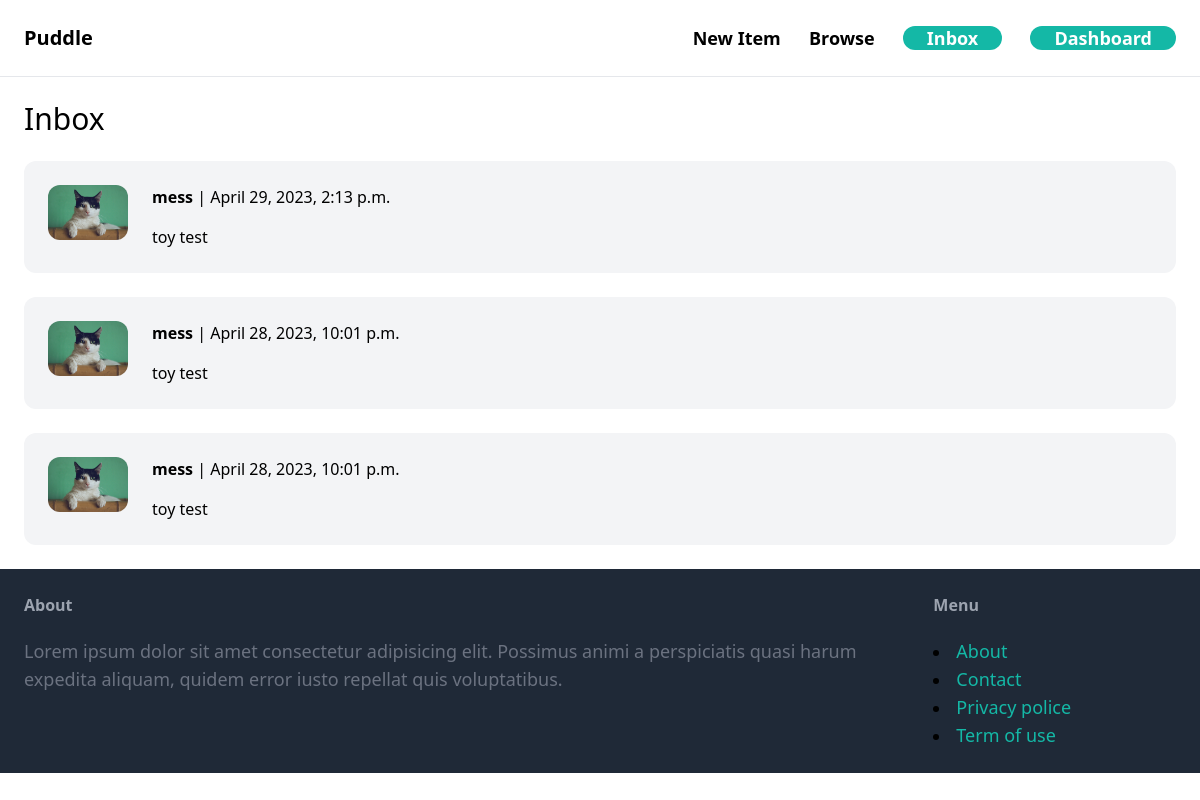
The page /inbox/ (signed in) on the database its author committed.
### conversation/models.py (models this page shows)
class Conversation(models.Model):
    item = models.ForeignKey(Item, related_name='conversations', on_delete=models.CASCADE)
    members = models.ManyToManyField(User, related_name='conversations')
    created_at = models.DateTimeField(auto_now_add=True)
    modified_at = models.DateTimeField(auto_now=True)
    class Meta:
        ordering = ('-modified_at',)

### item/models.py (models this page shows, shortened)
class Item(models.Model):
    category = models.ForeignKey(Category, related_name='items', on_delete=models.CASCADE)
    name = models.CharField(blank=True, null=True, max_length=255)
    description = models.TextField(blank=True, null=True)
    price = models.FloatField()
    image = models.ImageField(blank=True, upload_to='item_images', null=True)
    is_sold = models.BooleanField(default=False)
    created_by = models.ForeignKey(User, related_name='items', on_delete=models.CASCADE)
    created_at = models.DateTimeField(auto_now_add = True)

### conversation/views.py (the view)
# urls.py: path('', views.inbox, name='inbox'),
@login_required
def inbox(request):
    conversations = Conversation.objects.filter(members__in=[request.user.id])
    return render(request, 'conversation/inbox.html', {
        'conversations': conversations
    })

### conversation/templates/conversation/inbox.html (shortened to what this page needs)
{% extends "core/base.html" %}
{% block content %}
<h1 class="mb-6 text-3xl">Inbox</h1>
<div class="space-y-6">
    {% for conversation in conversations %}
        <a href="{% url 'conversation:detail' conversation.id %}" class="block">
            <div class="p-6 flex bg-gray-100 rounded-xl">
                <div class="pr-6">
                    <img src="{{ conversation.item.image.url }}" class="w-20 rounded-xl" >
                </div>
                <div>
                    {% for member in conversation.members.all %}
                      {% if member != request.user %}
                        <p class="mb-4">
                            <strong>{{ member.username }}</strong> | {{conversation.modified_at }}
                        </p>
                        <p>{{ conversation.item.name  }}</p>
                      {% endif %}
                    {% endfor %}
                </div>
            </div>
        </a>
    {% endfor %}
</div>
{% endblock %}

### rows shown on the page
Conversation: item.image (picture), modified_at "April 29, 2023, 2:13 p.m.", item.name "toy test"
Conversation: item.image (picture), modified_at "April 28, 2023, 10:01 p.m.", item.name "toy test"
Conversation: item.image (picture), modified_at "April 28, 2023, 10:01 p.m.", item.name "toy test"

### other values the page prints
{{ member.username }} "mess"
